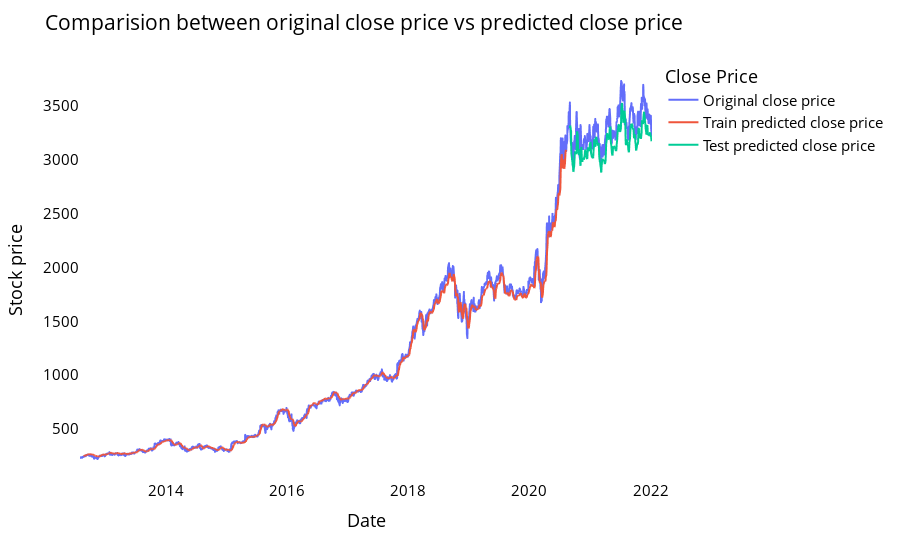

The cell this chart's notebook holds for it:
### Code cell
# shift train predictions for plotting

look_back=time_step
trainPredictPlot = np.empty_like(closedf)
trainPredictPlot[:, :] = np.nan
trainPredictPlot[look_back:len(train_predict)+look_back, :] = train_predict
print("Train predicted data: ", trainPredictPlot.shape)

# shift test predictions for plotting
testPredictPlot = np.empty_like(closedf)
testPredictPlot[:, :] = np.nan
testPredictPlot[len(train_predict)+(look_back*2)+1:len(closedf)-1, :] = test_predict
print("Test predicted data: ", testPredictPlot.shape)

names = cycle(['Original close price','Train predicted close price','Test predicted close price'])


plotdf = pd.DataFrame({'date': close_stock['date'],
                       'original_close': close_stock['close'],
                       'train_predicted_close': trainPredictPlot.reshape(1,-1)[0].tolist(),
                       'test_predicted_close': testPredictPlot.reshape(1,-1)[0].tolist()})

fig = px.line(plotdf,
              x=plotdf['date'], 
              y=[plotdf['original_close'],
                 plotdf['train_predicted_close'],
                 plotdf['test_predicted_close']],
              labels={'value':'Stock price','date': 'Date'})
fig.update_layout(title_text='Comparision between original close price vs predicted close price',
                  plot_bgcolor='white', 
                  font_size=15, 
                  font_color='black', 
                  legend_title_text='Close Price')
fig.for_each_trace(lambda t:  t.update(name = next(names)))

fig.update_xaxes(showgrid=False)
fig.update_yaxes(showgrid=False)
fig.show()

### Figure 1 — Plotly figure (JSON) as saved in the notebook; plotly's stock layout.template omitted (floating-point values rounded to 4 significant figures; data arrays with more than 128 entries replaced by an {"elided": "..."} marker saying what was removed)
{"data": [{"hovertemplate": "variable=original_close<br>Date=%{x}<br>Stock price=%{y}<extra></extra>", "legendgroup": "original_close", "line": {"color": "#636efa", "dash": "solid"}, "marker": {"symbol": "circle"}, "mode": "lines", "name": "Original close price", "showlegend": true, "type": "scattergl", "x": {"elided": "2377 str values"}, "xaxis": "x", "y": {"elided": "2377 float values"}, "yaxis": "y"}, {"hovertemplate": "variable=train_predicted_close<br>Date=%{x}<br>Stock price=%{y}<extra></extra>", "legendgroup": "train_predicted_close", "line": {"color": "#EF553B", "dash": "solid"}, "marker": {"symbol": "circle"}, "mode": "lines", "name": "Train predicted close price", "showlegend": true, "type": "scattergl", "x": {"elided": "2377 str values"}, "xaxis": "x", "y": {"elided": "2377 float values"}, "yaxis": "y"}, {"hovertemplate": "variable=test_predicted_close<br>Date=%{x}<br>Stock price=%{y}<extra></extra>", "legendgroup": "test_predicted_close", "line": {"color": "#00cc96", "dash": "solid"}, "marker": {"symbol": "circle"}, "mode": "lines", "name": "Test predicted close price", "showlegend": true, "type": "scattergl", "x": {"elided": "2377 str values"}, "xaxis": "x", "y": {"elided": "2377 float values"}, "yaxis": "y"}], "layout": {"font": {"color": "black", "size": 15}, "legend": {"title": {"text": "Close Price"}, "tracegroupgap": 0}, "margin": {"t": 60}, "plot_bgcolor": "white", "title": {"text": "Comparision between original close price vs predicted close price"}, "xaxis": {"anchor": "y", "domain": [0, 1], "showgrid": false, "title": {"text": "Date"}}, "yaxis": {"anchor": "x", "domain": [0, 1], "showgrid": false, "title": {"text": "Stock price"}}}}
